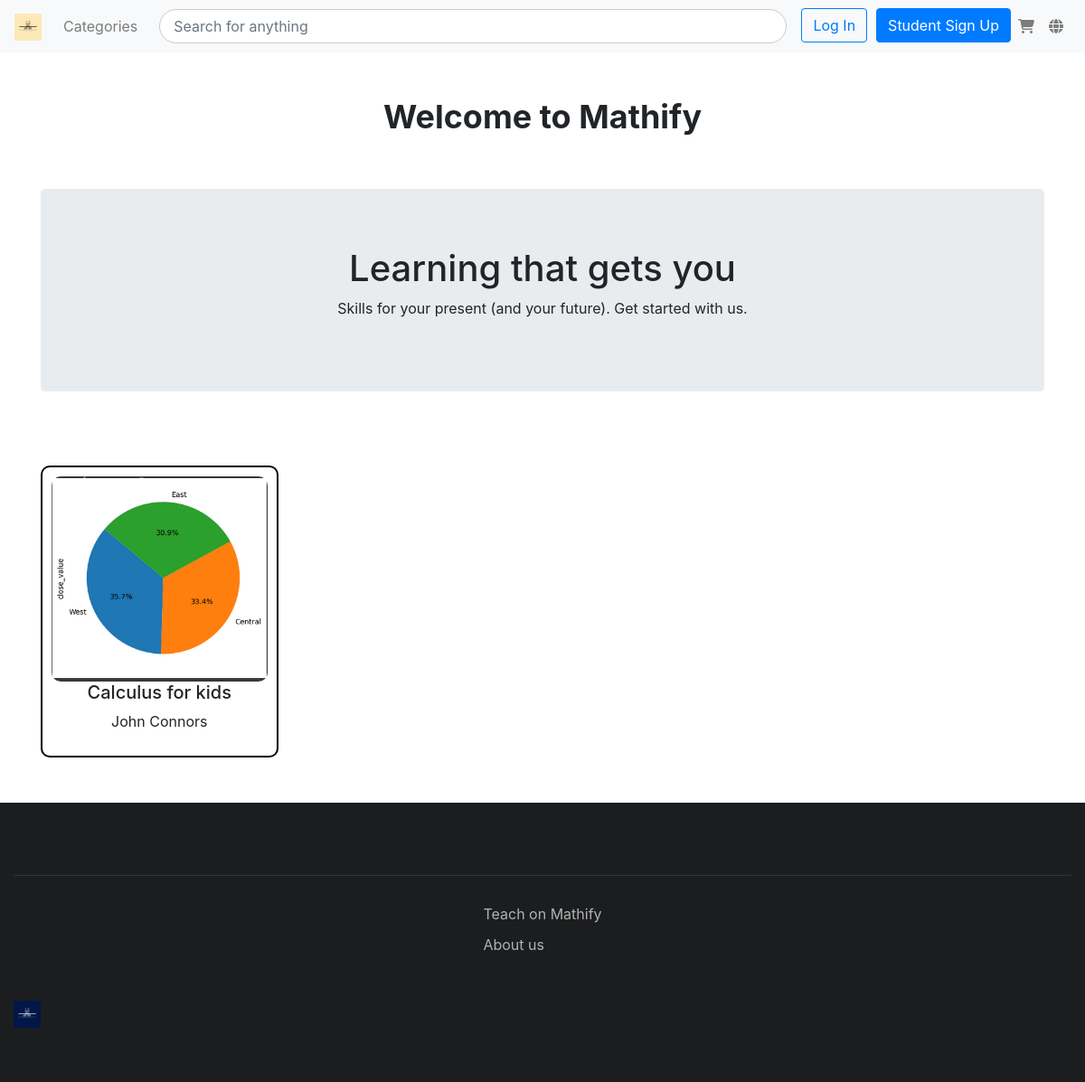
The page / on the database its author committed.
### Courses/models.py (models this page shows, shortened)
class Course(models.Model):
    image = models.ImageField(upload_to="images/", default="default.png")
    title = models.CharField(max_length=25, blank=False)
    instructor = models.ForeignKey(User, on_delete=models.CASCADE, related_name="courses")
    text = CKEditor5Field('Text', config_name='extends', default="text")
    category = models.ForeignKey(Category, on_delete=models.CASCADE, related_name="courses", null=True, blank=True)
    price = models.DecimalField(max_digits=10, decimal_places=2, default=0)
    timestamp = models.DateTimeField(auto_now=True)
    level = models.CharField(max_length=20, choices=[('Beginner', 'Beginner'), ('Intermediate', 'Intermediate'), ('Advanced', 'Advanced')], default="Beginner")
    duration = models.DurationField(default=timedelta)
    Language = models.CharField(default="English", max_length=20)

### User/models.py (models this page shows, shortened)
class User(AbstractUser):
    role = models.CharField(choices=roles, max_length=14)
    gender = models.CharField(choices=Gender, max_length=7)
    email = models.EmailField(unique=True, blank=False, error_messages={'unique': "A user with that email already exists."})
    username = None
    USERNAME_FIELD = "email"
    REQUIRED_FIELDS = []
    profile_picture = models.ImageField(upload_to="instructors/", default="default.png")
    facebook = models.URLField(max_length=200, blank=True, null=True)
    twitter = models.URLField(max_length=200, blank=True, null=True)
    linkedin = models.URLField(max_length=200, blank=True, null=True)
    instagram = models.URLField(max_length=200, blank=True, null=True)
    bio = models.TextField(null = True, blank = True)
    groups = models.ManyToManyField(
        Group,
        related_name='custom_user_set',
        blank=True,
        help_text='The groups this user belongs to. A user will get all permissions granted to each of their groups.',
        verbose_name='groups',
    )
    user_permissions = models.ManyToManyField(
        Permission,
        related_name='custom_user_permissions_set',  # Add a unique related_name
        blank=True,
        help_text='Specific permissions for this user.',
        verbose_name='user permissions',
    )
    objects = CustomUserManager()

### Courses/views.py (the view)
# urls.py: path('', views.home, name = 'home'),
def home(request):
    user = request.user if request.user.is_authenticated else None
    courses = Course.objects.all().order_by('timestamp')
    params = {'courses': courses, 'user': user}
    return render(request, "coursepage/carrousel.html", params)

### templates/coursepage/carrousel.html (shortened to what this page needs)
{% extends 'coursepage/base.html' %}
{% block content %}
<div class="container">
    <div class="welcome-section">
        {% if user.is_authenticated %}
        <h2>Welcome back, {{ user.first_name }}</h2>
        <p>{{ user.role }}</p>
        {% else %}
        <h2> Welcome to Mathify </h2>
        {% endif %}
    </div>
    <div class="jumbotron text-center">
        <h1>Learning that gets you</h1>
        <p>Skills for your present (and your future). Get started with us.</p>
    </div>
    <div class="carousel-container">
        <div id="courseCarousel" class="owl-carousel owl-theme">
            {% for course in courses %}
            <div class="item img-container" style="border: 2px solid #000; border-radius: 10px; padding: 10px;">
                <a href="{% url 'course_description' course.id %}" style="text-decoration: none; color: inherit;">
                    <img src="{{ course.image.url }}" alt="{{ course.title }}" style="border-radius: 10px;">
                    <h5>{{ course.title }}</h5>
                    <p>{{ course.instructor.first_name }} {{ course.instructor.last_name }}</p>
                </a>
            </div>
            {% endfor %}
        </div>
    </div>
    {% block extra_js %}
    <link rel="stylesheet" href="https://cdnjs.cloudflare.com/ajax/libs/OwlCarousel2/2.3.4/assets/owl.carousel.min.css">
    <link rel="stylesheet" href="https://cdnjs.cloudflare.com/ajax/libs/OwlCarousel2/2.3.4/assets/owl.theme.default.min.css">
    {% endblock %}
</div>
{% endblock %}

### static/base.css (style rules this page uses)
.jumbotron { background-color: #f8f9fa; margin-bottom: 0; padding: 2rem 1rem; }
.carousel-container { padding: 50px 0; text-align: center; }

### templates/coursepage/base.html (style rules this page uses)
.welcome-section { text-align: center; padding: 50px 0; }
.welcome-section h2 { font-size: 36px; font-weight: bold; }
.carousel-container { padding: 50px 0; }

### rows shown on the page
Course: image (picture), title "Calculus for kids", instructor.first_name "John", instructor.last_name "Connors"
